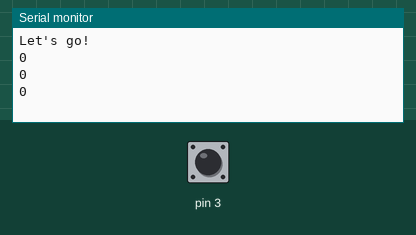
Simulated run of this sketch. Board: Arduino Uno, built with avr-gcc and run on an emulated ATmega328P. Shown: the last lines printed to the serial monitor. The test bench sets the inputs (shaded band); at power-on: pin 3 HIGH.

Above: at 1.2 s.
1.3 s: pin 3 pulled LOW for 0.15 s
At 1.9 s:
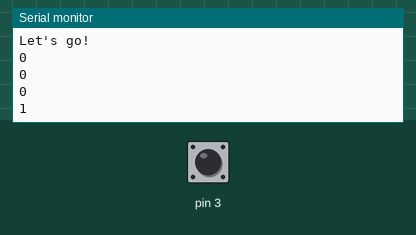
2.9 s: pin 3 pulled LOW for 1 s
At 3.4 s:
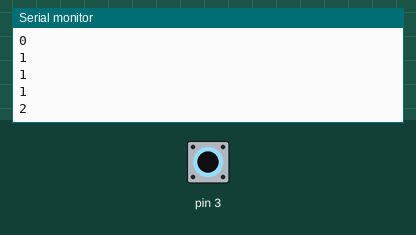
5.4 s: pin 3 pulled LOW for 0.15 s
At 5.9 s:
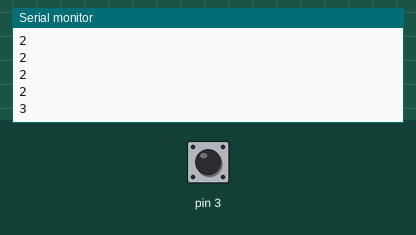
Timing chart, 0 to 8.4 s (numbered marks = the images above; inputs shaded):
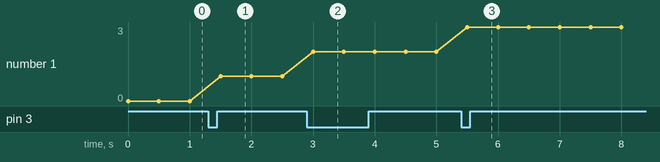

Measured:
- after the input at 1.3 s, the serial monitor: prints a new line after 0.20 s (image 1)
- after the input at 2.9 s, the serial monitor: prints a new line after 0.10 s (image 2)
- after the input at 5.4 s, the serial monitor: prints a new line after 0.10 s (image 3)
- plotted number 1: 0 → 1 after the input at 1.3 s, 1 → 2 after the input at 2.9 s, 2 → 3 after the input at 5.4 s

The sketch:

interrupts.ino
```cpp
volatile byte count;
byte prevCount = 0;

void setup()
{
  pinMode(3, INPUT_PULLUP);
  attachInterrupt(1, myInterrupt, FALLING);
  Serial.begin(115200);
  Serial.println("Let's go!");
}

void loop()
{

  // if (prevCount != count)
  // {
  // prevCount = count;
  Serial.println(count);
  // }

  delay(500);
}

void myInterrupt()
{
  count++;
}
```
